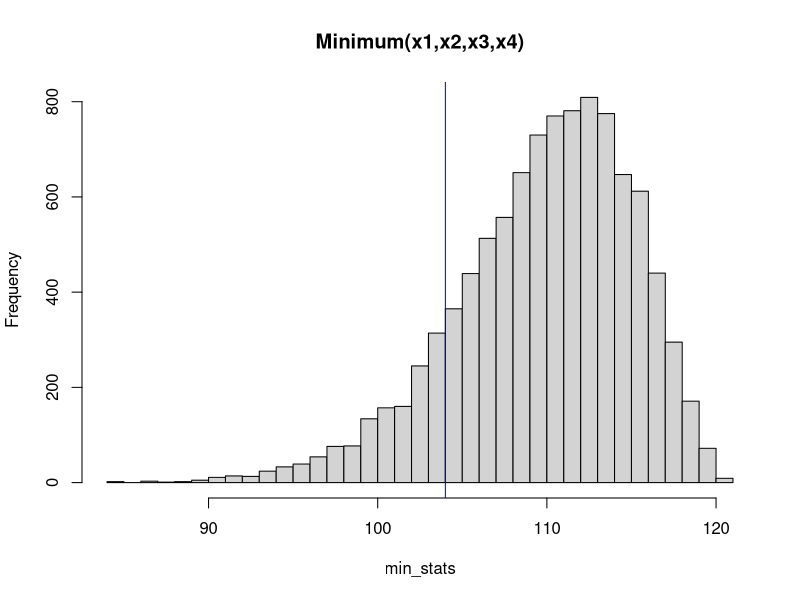
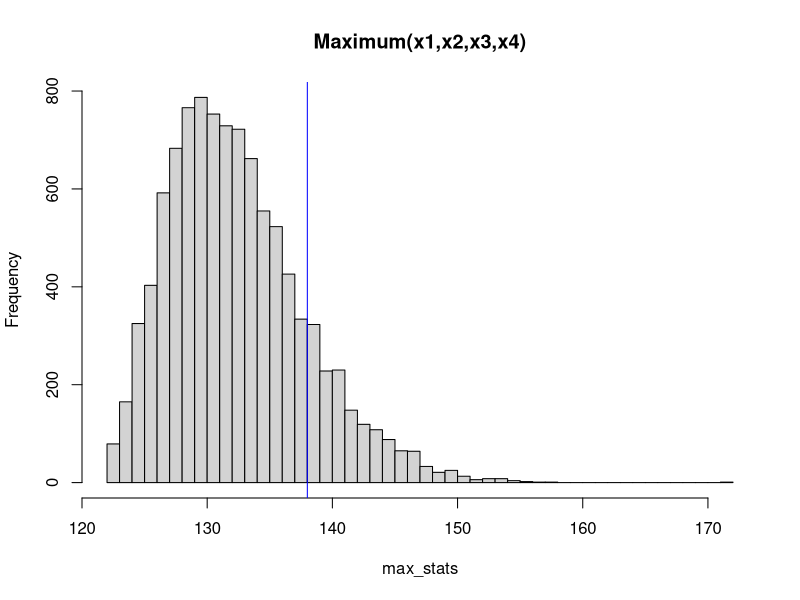
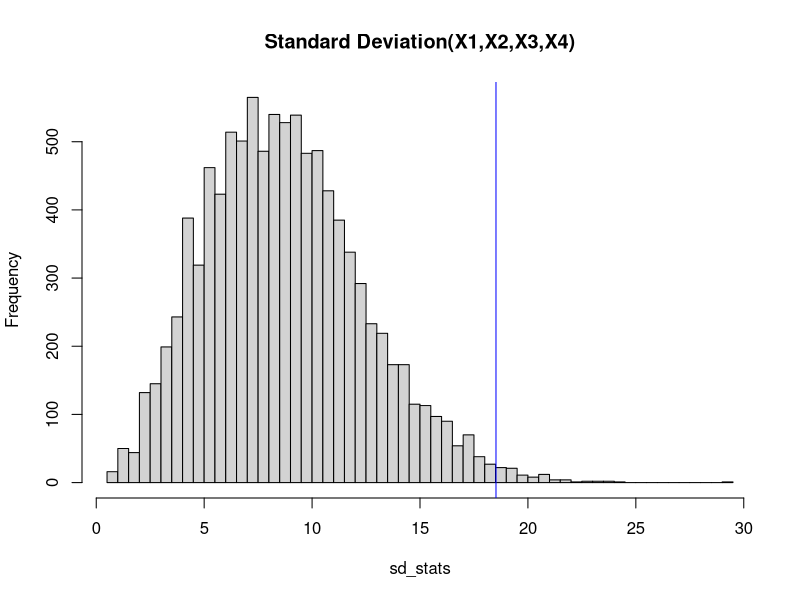

Write the R code that produced these figures, in order.
## ---- chunk 1

# 996 is a meme among Chinese programmers 
set.seed(996)

#total simulations
n<- 10000 
#create 3 statistics 
#each is a vector of numeric of length 10000
min_stats <- numeric(n)
max_stats <- numeric(n)
sd_stats <- numeric(n)

#these are data tallied by Allan Rossman
observation <- c(137, 138, 104, 107)

for (i in 1:n) {
  # we sample from {1,2,3,4} with replacement 
  samp <- sample(1:4, 486, replace = TRUE)
  #simulation result
  # count how many 1,2,3,4 
  sim_res <- c(sum(samp %in% 1), sum(samp %in% 2), sum(samp %in% 3), sum(samp %in% 4))
  
  #fill out all three statistics 
  min_stats[i] <- min(sim_res)
  max_stats[i] <- max(sim_res) 
  sd_stats[i] <- sqrt(sum(((sim_res - mean(sim_res))**2)) / length(sim_res))
}



#1st statistics 

ob_min <- min(observation)
hist(min_stats, breaks = 50, main = "Minimum(x1,x2,x3,x4)")
abline(v = ob_min, col = "blue")
#What percentage of the generated min_stats are actually less than our observed min
p_val1 <- sum(min_stats <= ob_min) / n
#print out p value 
cat("p value for min statistics is: ",p_val1)

#2nd statistics 
ob_max <- max(observation) 
hist(max_stats, breaks = 50, main = "Maximum(x1,x2,x3,x4)")
abline(v = ob_max, col = "blue")
#What percentage of the generated max_stats are actually greater than our observed max 
p_val2 <- sum(max_stats >= ob_max) / n

cat("p value for max statistic is : ",p_val2)

#3rd statistics 
ob_sd <- sd(observation)
hist(sd_stats,breaks=50 ,main = "Standard Deviation(X1,X2,X3,X4)")
abline(v = ob_sd, col = "blue")
# what percentage of the generated standard deviations are larger 
p_val3 <- sum(sd_stats >= ob_sd) / n

cat("p value for SD statistic is: ", p_val3)

